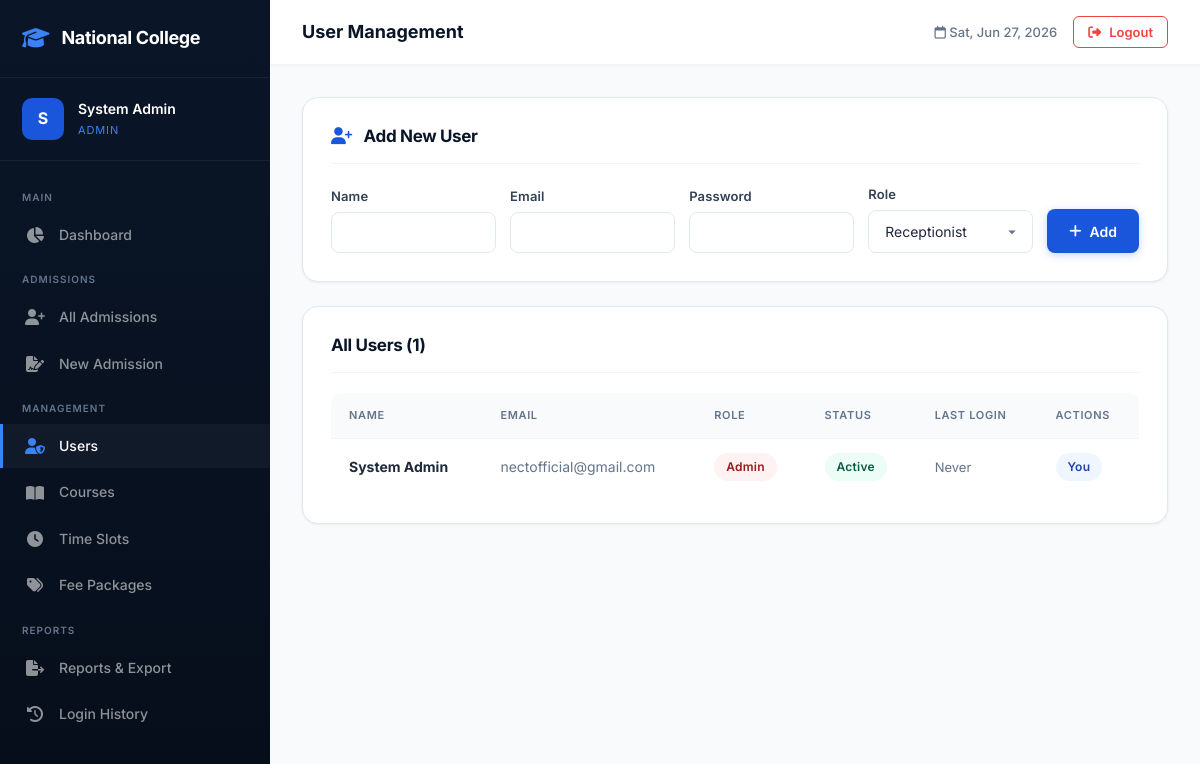
The page /admin/users.php (signed in) on the database its author committed.
### tables this page shows
CREATE TABLE IF NOT EXISTS users (
    id INT AUTO_INCREMENT PRIMARY KEY,
    name VARCHAR(100) NOT NULL,
    email VARCHAR(100) UNIQUE NOT NULL,
    password VARCHAR(255) NOT NULL,
    role ENUM('admin', 'teacher', 'receptionist') NOT NULL,
    status ENUM('active', 'inactive') DEFAULT 'active',
    last_login DATETIME NULL,
    created_at TIMESTAMP DEFAULT CURRENT_TIMESTAMP,
    updated_at TIMESTAMP DEFAULT CURRENT_TIMESTAMP ON UPDATE CURRENT_TIMESTAMP,
    INDEX idx_role (role),
    INDEX idx_email_role (email, role),
    INDEX idx_status (status)
);

### config/db.php (called while the page is built, shortened)
<?php
function e($string) {
    return htmlspecialchars($string ?? '', ENT_QUOTES, 'UTF-8');
}
?>

### admin/users.php (the view, shortened to what this page needs)
<?php
require '../config/db.php';
$users = $pdo->query("SELECT id, name, email, role, status, last_login, created_at FROM users ORDER BY created_at DESC")->fetchAll();
?>
<?php include '../includes/dashboard_header.php'; ?>
<div class="card mb-3">
    <div class="card-header"><h3><i class="fas fa-user-plus" style="margin-right:8px;color:var(--royal)"></i> Add New User</h3></div>
    <form method="POST">
        <div style="display:grid;grid-template-columns:1fr 1fr 1fr 1fr auto;gap:14px;align-items:flex-end">
            <div class="form-group" style="margin-bottom:0"><label>Name</label><input type="text" name="name" class="form-control" required></div>
            <div class="form-group" style="margin-bottom:0"><label>Email</label><input type="email" name="email" class="form-control" required></div>
            <div class="form-group" style="margin-bottom:0"><label>Password</label><input type="password" name="password" class="form-control" required minlength="6"></div>
            <div class="form-group" style="margin-bottom:0"><label>Role</label>
                <select name="role" class="form-control" required>
                    <option value="receptionist">Receptionist</option>
                </select>
            </div>
            <button type="submit" class="btn btn-primary" style="height:44px"><i class="fas fa-plus"></i> Add</button>
        </div>
    </form>
</div>
<div class="card">
    <div class="card-header"><h3>All Users (<?php echo count($users); ?>)</h3></div>
    <div class="table-responsive">
        <table>
            <thead><tr><th>Name</th><th>Email</th><th>Role</th><th>Status</th><th>Last Login</th><th>Actions</th></tr></thead>
            <tbody>
            <?php foreach ($users as $u): ?>
            <tr>
                <td><strong><?php echo e($u['name']); ?></strong></td>
                <td style="color:var(--gray-500)"><?php echo e($u['email']); ?></td>
                <td><span class="badge <?php echo $u['role']==='admin'?'badge-danger':($u['role']==='teacher'?'badge-warning':'badge-success'); ?>"><?php echo ucfirst($u['role']); ?></span></td>
                <td><span class="badge <?php echo $u['status']==='active'?'badge-success':'badge-gray'; ?>"><?php echo ucfirst($u['status']); ?></span></td>
                <td style="font-size:13px;color:var(--gray-500)"><?php echo $u['last_login'] ? formatDate($u['last_login'], 'M d, Y H:i') : 'Never'; ?></td>
                <td>
                    <?php if ($u['id'] != $_SESSION['user_id']): ?>
                    <div style="display:flex;gap:6px">
                        <form method="POST" style="display:inline" onsubmit="return confirm('Toggle status?')">
                            <?php csrfField(); ?><input type="hidden" name="action" value="toggle_status"><input type="hidden" name="id" value="<?php echo $u['id']; ?>">
                            <button class="btn btn-sm btn-outline" title="Toggle Status"><i class="fas fa-power-off"></i></button>
                        </form>
                        <form method="POST" style="display:inline" onsubmit="var p=prompt('New password (min 6 chars):');if(!p||p.length<6){alert('Min 6 chars');return false;}this.new_password.value=p;return true;">
                            <?php csrfField(); ?><input type="hidden" name="action" value="reset_password"><input type="hidden" name="id" value="<?php echo $u['id']; ?>"><input type="hidden" name="new_password" value="">
                            <button class="btn btn-sm btn-warning" title="Reset Password"><i class="fas fa-key"></i></button>
                        </form>
                        <form method="POST" style="display:inline" onsubmit="return confirm('Delete this user?')">
                            <?php csrfField(); ?><input type="hidden" name="action" value="delete"><input type="hidden" name="id" value="<?php echo $u['id']; ?>">
                            <button class="btn btn-sm btn-danger" title="Delete"><i class="fas fa-trash"></i></button>
                        </form>
                    </div>
                    <?php else: ?><span class="badge badge-info">You</span><?php endif; ?>
                </td>
            </tr>
            <?php endforeach; ?>
            </tbody>
        </table>
    </div>
</div>
<?php include '../includes/dashboard_footer.php'; ?>

### includes/dashboard_header.php (shortened to what this page needs)
<!DOCTYPE html>
<html lang="en">
<head>
    <link rel="stylesheet" href="../assets/css/style.css">
    <link rel="stylesheet" href="https://cdnjs.cloudflare.com/ajax/libs/font-awesome/6.5.0/css/all.min.css">
</head>
<body>
    <div class="dashboard-wrapper">
        <aside class="sidebar" id="sidebar">
            <div class="sidebar-header">
                <i class="fas fa-graduation-cap"></i>
                <span>National College</span>
            </div>
            <div class="sidebar-user">
                <div class="avatar"><?php echo strtoupper(substr($_SESSION['user_name'], 0, 1)); ?></div>
                <div>
                    <div class="user-name"><?php echo e($_SESSION['user_name']); ?></div>
                    <div class="user-role"><?php echo e($_SESSION['user_role']); ?></div>
                </div>
            </div>
            <div class="sidebar-nav">
                <?php $current_page = basename($_SERVER['PHP_SELF']); ?>
                <?php if ($_SESSION['user_role'] === 'admin'): ?>
                    <div class="nav-label">Main</div>
                    <a href="index.php" class="<?php echo $current_page == 'index.php' ? 'active' : ''; ?>"><i class="fas fa-chart-pie"></i> Dashboard</a>
                    <div class="nav-label">Admissions</div>
                    <a href="admissions.php" class="<?php echo $current_page == 'admissions.php' ? 'active' : ''; ?>"><i class="fas fa-user-plus"></i> All Admissions</a>
                    <a href="admission_form.php" class="<?php echo $current_page == 'admission_form.php' ? 'active' : ''; ?>"><i class="fas fa-file-signature"></i> New Admission</a>
                    <div class="nav-label">Management</div>
                    <a href="users.php" class="<?php echo $current_page == 'users.php' ? 'active' : ''; ?>"><i class="fas fa-user-shield"></i> Users</a>
                    <a href="courses.php" class="<?php echo $current_page == 'courses.php' ? 'active' : ''; ?>"><i class="fas fa-book-open"></i> Courses</a>
                    <a href="slots.php" class="<?php echo $current_page == 'slots.php' ? 'active' : ''; ?>"><i class="fas fa-clock"></i> Time Slots</a>
                    <a href="fee_packages.php" class="<?php echo $current_page == 'fee_packages.php' ? 'active' : ''; ?>"><i class="fas fa-tags"></i> Fee Packages</a>
                    <div class="nav-label">Reports</div>
                    <a href="reports.php" class="<?php echo $current_page == 'reports.php' ? 'active' : ''; ?>"><i class="fas fa-file-export"></i> Reports & Export</a>
                    <a href="login_history.php" class="<?php echo $current_page == 'login_history.php' ? 'active' : ''; ?>"><i class="fas fa-history"></i> Login History</a>
                <?php endif; ?>
            </div>
        </aside>
        <main class="main-content">
            <header class="topbar">
                <div class="flex items-center gap-2">
                    <div class="page-title"><?php
                        $titles = [
                            'index.php' => 'Dashboard',
                            'users.php' => 'User Management',
                            'students.php' => 'Student Management',
                            'courses.php' => 'Course Management',
                            'slots.php' => 'Time Slots',
                            'fee_packages.php' => 'Fee Packages',
                            'reports.php' => 'Reports & Export',
                            'admissions.php' => 'Admission Management',
                            'admission_form.php' => 'New Admission',
                            'print_admission.php' => 'Print Admission',
                            'student_profile.php' => 'Student Profile',
                            'attendance.php' => 'Attendance',
                            'assessments.php' => 'Assessments',
                        ];
                        echo $titles[$current_page] ?? 'Dashboard';
                    ?></div>
                </div>
                <div class="topbar-right">
                    <span class="topbar-date"><i class="far fa-calendar"></i> <?php echo date('D, M d, Y'); ?></span>
                    <a href="../logout.php" class="btn btn-sm btn-outline" style="color:var(--red);border-color:var(--red)"><i class="fas fa-sign-out-alt"></i> Logout</a>
                </div>
            </header>
            <div class="content-area">

### includes/dashboard_footer.php (shortened to what this page needs)
            </div>
        </main>
    </div>
</body>
</html>

### rows shown on the page
users: name "System Admin", email "nectofficial@gmail.com", role "Admin", status "Active", shows "Never", shows "You"

### other values the page prints
substr($_SESSION['user_name'], 0, 1) "S"
$_SESSION['user_name'] "System Admin"
$_SESSION['user_role'] "ADMIN"
$titles[$current_page] "User Management"
count($users) "1"
